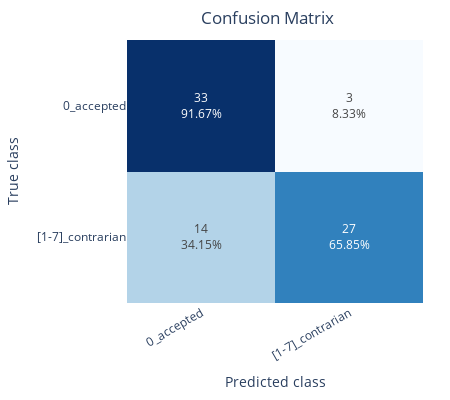
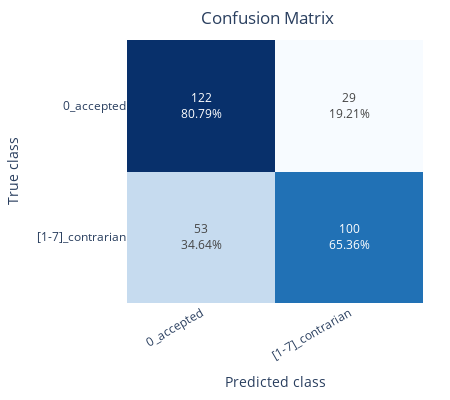

Notebook cell for these charts, in order:
### Code cell
class ClassificationSubcategoryV1(BaseModel):
    reasoning: str = Field(
        alias="raisonnement",
        description="Raisonnement étape par étape justifiant la classification de l'extrait",
    )
    subcategory: Literal[
        "Désinformation",
        "Paroles rapportées",
        "Oeuvre de fiction",
        "Rien à signaler",
    ] = Field(alias="sous-catégorie")
    category: Literal["Désinformation", "Pas de désinformation"] = Field(
        alias="catégorie"
    )


async def predict_subcategory_v1(text: str) -> bool:
    response = await acompletion(
        model="gpt-4o-mini",
        messages=[
            {
                "role": "user",
                "content": f"""Vous êtes un assistant IA spécialisé dans l'analyse de contenu médiatique pour détecter la désinformation sur le climat. Votre tâche est d'examiner un extrait textuel de 2 minutes provenant d'une émission télévisée ou radiophonique et de le classer selon la présence ou l'absence de désinformation.

## Extrait à analyser

{text.strip()}

## Classez l'extrait dans l'une des catégories suivantes

Désinformation : L'affirmation est factuellement inexacte, déformée ou exagérée.

Pas de Désinformation :
- Rien à signaler : Aucune désinformation sur le climat n'est présente.
- Paroles rapportées : L'extrait rapporte fidèlement les propos de quelqu'un d'autre.
- Oeuvre de fiction : L'extrait provient d'une oeuvre de fiction.""",
            }
        ],
        response_format=ClassificationSubcategoryV1,
        timeout=60,
        max_tokens=1000,
        temperature=0,
    )

    classification = ClassificationSubcategoryV1(
        **json.loads(response.choices[0].message.content)
    )
    return classification.category == "Désinformation"


await evaluate(predict_subcategory_v1, train, test)

### Figure 1 — Plotly figure (JSON) as saved in the notebook; plotly's stock layout.template omitted (floating-point values rounded to 4 significant figures)
{"data": [{"colorscale": [[0, "rgb(247,251,255)"], [0.125, "rgb(222,235,247)"], [0.25, "rgb(198,219,239)"], [0.375, "rgb(158,202,225)"], [0.5, "rgb(107,174,214)"], [0.625, "rgb(66,146,198)"], [0.75, "rgb(33,113,181)"], [0.875, "rgb(8,81,156)"], [1, "rgb(8,48,107)"]], "hoverinfo": "none", "showscale": false, "text": [["33<br>91.67%", "3<br>8.33%"], ["14<br>34.15%", "27<br>65.85%"]], "texttemplate": "%{text}", "type": "heatmap", "x": ["0_accepted", "[1-7]_contrarian"], "y": ["0_accepted", "[1-7]_contrarian"], "z": [[0.9167, 0.08333], [0.3415, 0.6585]]}], "layout": {"height": 400, "margin": {"b": 27, "r": 27, "t": 40}, "title": {"text": "Confusion Matrix", "x": 0.7, "xref": "paper", "y": 0.97}, "width": 450, "xaxis": {"tickangle": -30, "title": {"text": "Predicted class"}}, "yaxis": {"autorange": "reversed", "title": {"text": "True class"}}}}

### Figure 2 — Plotly figure (JSON) as saved in the notebook; plotly's stock layout.template omitted (floating-point values rounded to 4 significant figures)
{"data": [{"colorscale": [[0, "rgb(247,251,255)"], [0.125, "rgb(222,235,247)"], [0.25, "rgb(198,219,239)"], [0.375, "rgb(158,202,225)"], [0.5, "rgb(107,174,214)"], [0.625, "rgb(66,146,198)"], [0.75, "rgb(33,113,181)"], [0.875, "rgb(8,81,156)"], [1, "rgb(8,48,107)"]], "hoverinfo": "none", "showscale": false, "text": [["122<br>80.79%", "29<br>19.21%"], ["53<br>34.64%", "100<br>65.36%"]], "texttemplate": "%{text}", "type": "heatmap", "x": ["0_accepted", "[1-7]_contrarian"], "y": ["0_accepted", "[1-7]_contrarian"], "z": [[0.8079, 0.1921], [0.3464, 0.6536]]}], "layout": {"height": 400, "margin": {"b": 27, "r": 27, "t": 40}, "title": {"text": "Confusion Matrix", "x": 0.7, "xref": "paper", "y": 0.97}, "width": 450, "xaxis": {"tickangle": -30, "title": {"text": "Predicted class"}}, "yaxis": {"autorange": "reversed", "title": {"text": "True class"}}}}
